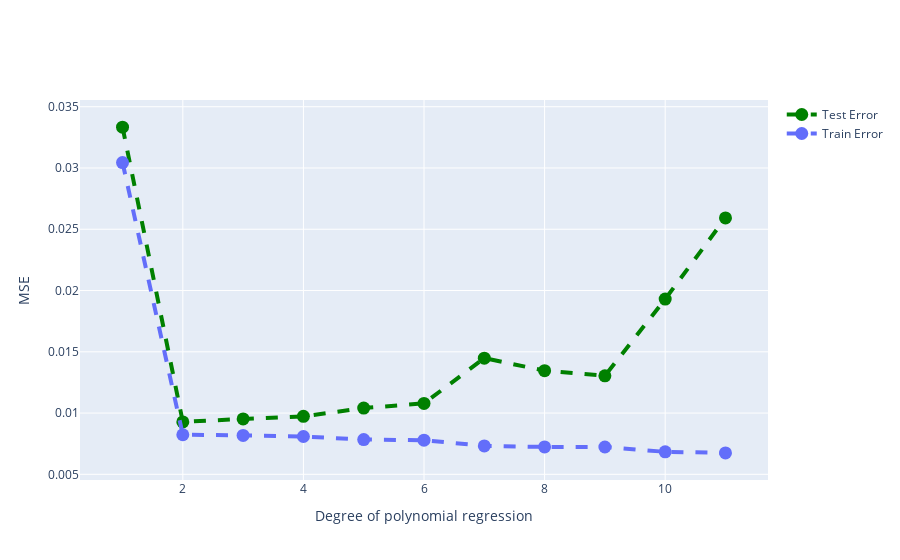

The cell this chart's notebook holds for it:
### Markdown cell above
On peut maintenant très facilement boucler sur le degré et calculer l'erreur de test pour chaque degré de $1$ à $15$ par exemple.

### Code cell
configure_plotly_browser_state()

deg_min = 1
deg_max = 12

TEST_ERR = []
TRAIN_ERR = []
for d in range(deg_min, deg_max):
  degree = d
  model = make_pipeline(PolynomialFeatures(degree), LinearRegression())
  model.fit(X.reshape(-1, 1), Y)
  y_pred = model.predict(X_test.reshape(-1, 1))
  y_train = model.predict(X.reshape(-1, 1))
  TEST_ERR.append(np.mean((y_pred-y_test)**2))
  TRAIN_ERR.append(np.mean((y_train-Y)**2))

trace = Scatter(
    x=np.linspace(deg_min, deg_max, deg_max-deg_min+1),
    y=TEST_ERR,
    mode='markers+lines',
    marker=dict(size=13,color='green'),
    line=dict(width=4, dash='dash'),
    name="Test Error",
)

trace2 = Scatter(
    x=np.linspace(deg_min, deg_max, deg_max-deg_min+1),
    y=TRAIN_ERR,
    mode='markers+lines',
    marker=dict(size=13,color='#636EFA'),
    line=dict(width=4, dash='dash'),
    name="Train Error",
)

fig = dict(data=[trace, trace2], layout={})
fig['layout']['xaxis'] = dict(title='Degree of polynomial regression')
fig['layout']['yaxis'] = dict(title='MSE')

iplot(fig)

### Figure 1 — Plotly figure (JSON) as saved in the notebook; plotly's stock layout.template omitted (floating-point values rounded to 4 significant figures)
{"data": [{"name": "Test Error", "y": [0.03333, 0.009277, 0.009519, 0.009734, 0.01041, 0.01079, 0.01448, 0.01346, 0.01304, 0.0193, 0.02593], "mode": "markers+lines", "marker": {"color": "green", "size": 13}, "x": [1, 2, 3, 4, 5, 6, 7, 8, 9, 10, 11, 12], "line": {"dash": "dash", "width": 4}, "type": "scatter"}, {"name": "Train Error", "y": [0.03045, 0.00823, 0.008174, 0.008085, 0.007839, 0.007785, 0.007318, 0.007232, 0.007229, 0.006834, 0.00675], "mode": "markers+lines", "marker": {"color": "#636EFA", "size": 13}, "x": [1, 2, 3, 4, 5, 6, 7, 8, 9, 10, 11, 12], "line": {"dash": "dash", "width": 4}, "type": "scatter"}], "layout": {"xaxis": {"title": {"text": "Degree of polynomial regression"}}, "yaxis": {"title": {"text": "MSE"}}}}
